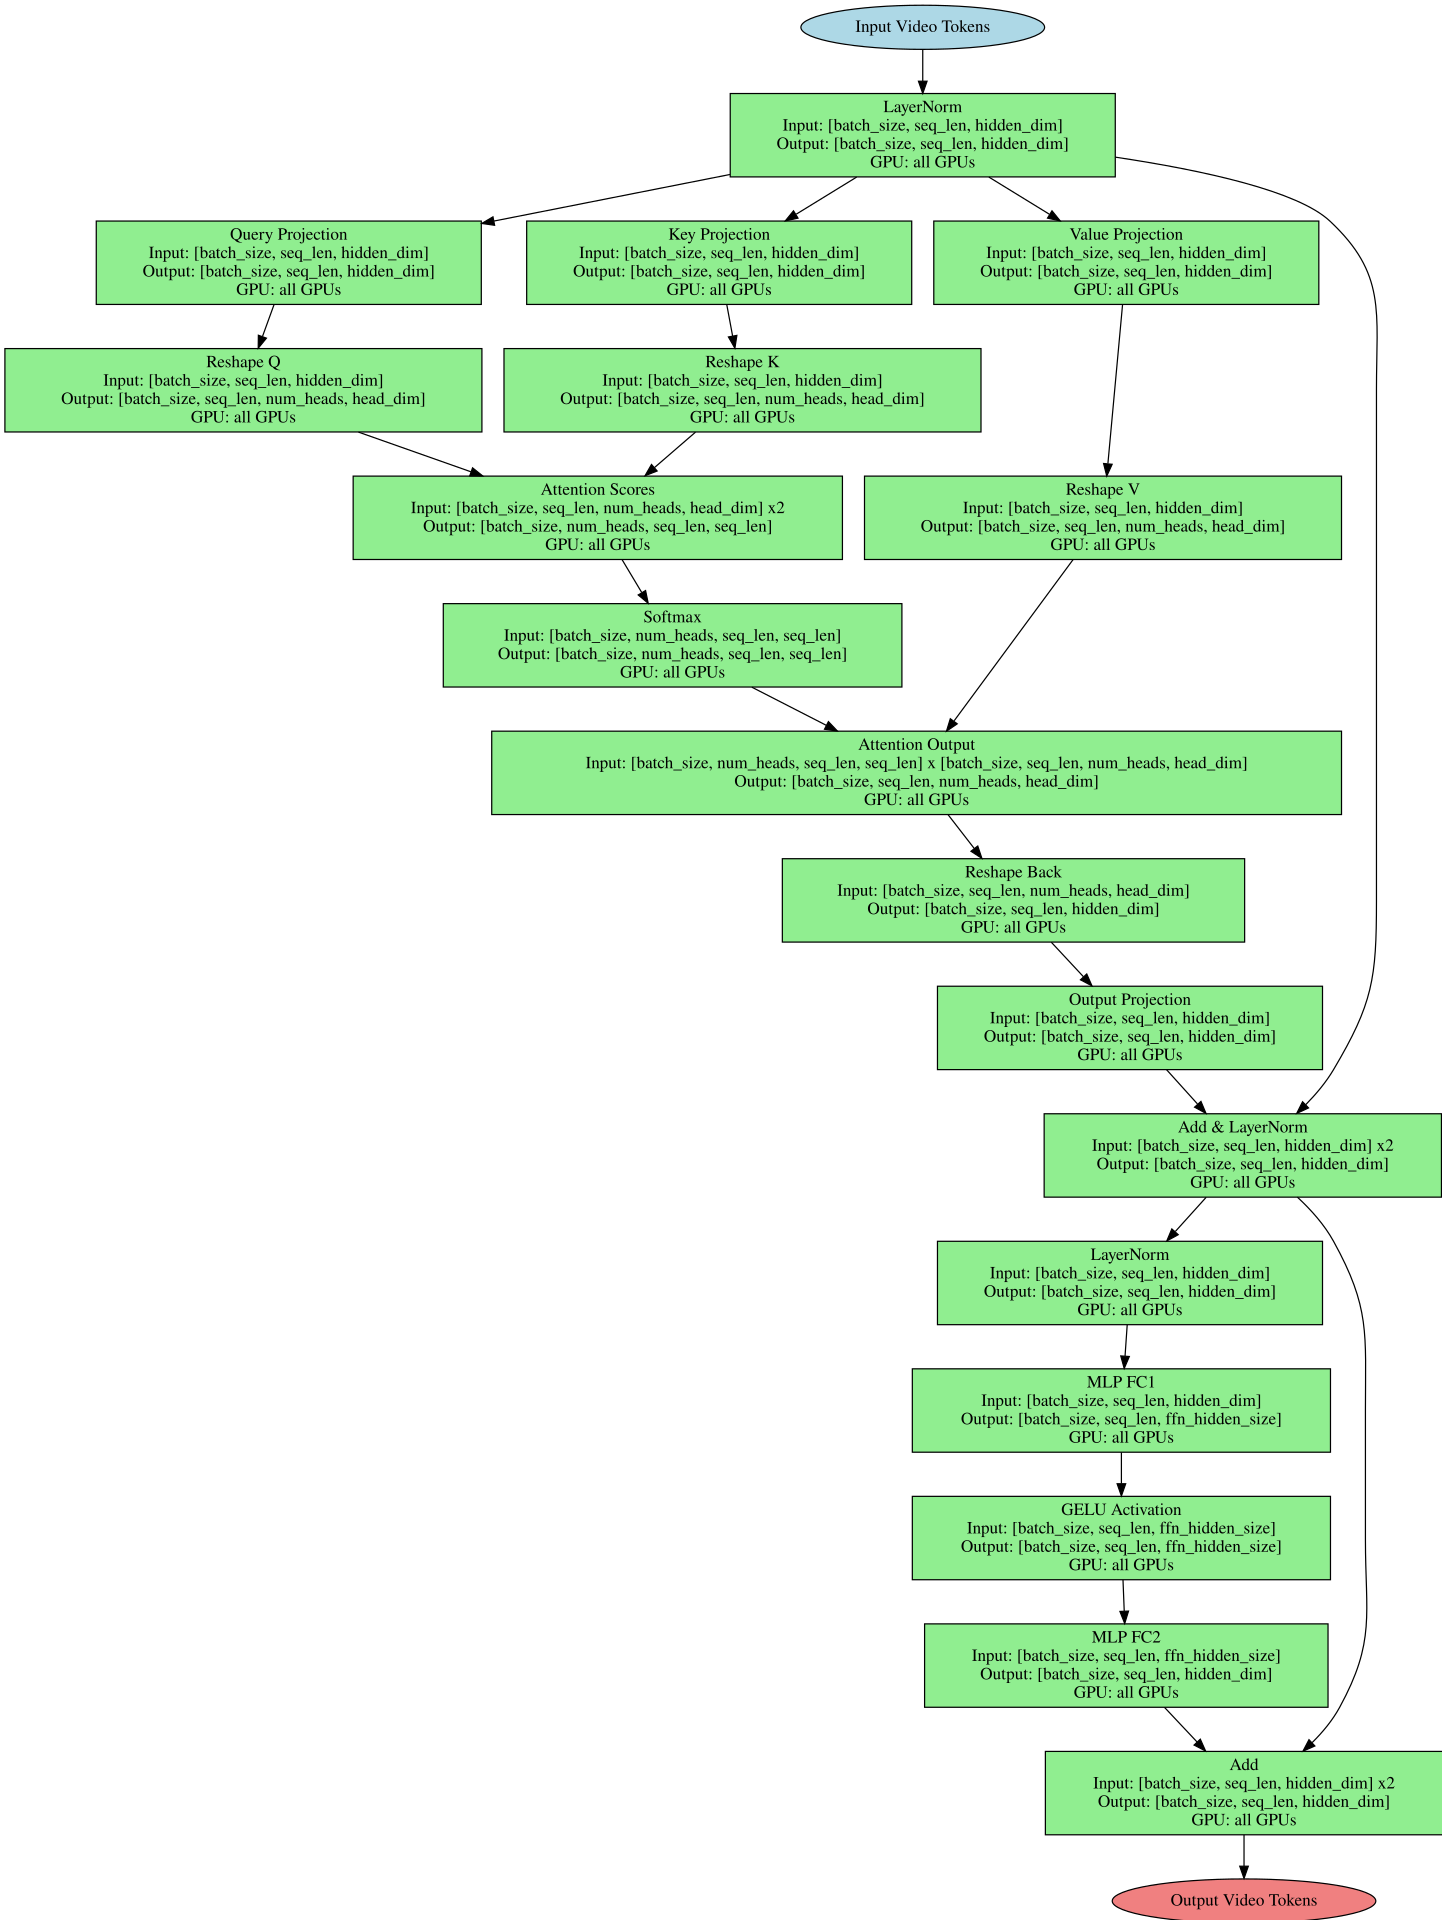

Python code for this plot:
import graphviz

# Create full attention DAG
dot = graphviz.Digraph('Full_Attention_DAG', format='svg')
dot.attr(rankdir='TB', size='20,20')

# Input layer
dot.node('input', 'Input Video Tokens', shape='ellipse', style='filled', fillcolor='lightblue')
dot.attr('node', shape='rectangle', style='filled', fillcolor='lightgreen')

# Layer normalization
dot.node('ln1', 'LayerNorm\nInput: [batch_size, seq_len, hidden_dim]\nOutput: [batch_size, seq_len, hidden_dim]\nGPU: all GPUs')

# Multi-Head Attention - Full (no sparsity)
dot.node('q_proj', 'Query Projection\nInput: [batch_size, seq_len, hidden_dim]\nOutput: [batch_size, seq_len, hidden_dim]\nGPU: all GPUs')
dot.node('k_proj', 'Key Projection\nInput: [batch_size, seq_len, hidden_dim]\nOutput: [batch_size, seq_len, hidden_dim]\nGPU: all GPUs')
dot.node('v_proj', 'Value Projection\nInput: [batch_size, seq_len, hidden_dim]\nOutput: [batch_size, seq_len, hidden_dim]\nGPU: all GPUs')

dot.node('reshape_q', 'Reshape Q\nInput: [batch_size, seq_len, hidden_dim]\nOutput: [batch_size, seq_len, num_heads, head_dim]\nGPU: all GPUs')
dot.node('reshape_k', 'Reshape K\nInput: [batch_size, seq_len, hidden_dim]\nOutput: [batch_size, seq_len, num_heads, head_dim]\nGPU: all GPUs')
dot.node('reshape_v', 'Reshape V\nInput: [batch_size, seq_len, hidden_dim]\nOutput: [batch_size, seq_len, num_heads, head_dim]\nGPU: all GPUs')

dot.node('attn_scores', 'Attention Scores\nInput: [batch_size, seq_len, num_heads, head_dim] x2\nOutput: [batch_size, num_heads, seq_len, seq_len]\nGPU: all GPUs')

dot.node('attn_weights', 'Softmax\nInput: [batch_size, num_heads, seq_len, seq_len]\nOutput: [batch_size, num_heads, seq_len, seq_len]\nGPU: all GPUs')

dot.node('attn_output', 'Attention Output\nInput: [batch_size, num_heads, seq_len, seq_len] x [batch_size, seq_len, num_heads, head_dim]\nOutput: [batch_size, seq_len, num_heads, head_dim]\nGPU: all GPUs')

dot.node('reshape_back', 'Reshape Back\nInput: [batch_size, seq_len, num_heads, head_dim]\nOutput: [batch_size, seq_len, hidden_dim]\nGPU: all GPUs')

dot.node('out_proj', 'Output Projection\nInput: [batch_size, seq_len, hidden_dim]\nOutput: [batch_size, seq_len, hidden_dim]\nGPU: all GPUs')

# Residual connection
dot.node('residual1', 'Add & LayerNorm\nInput: [batch_size, seq_len, hidden_dim] x2\nOutput: [batch_size, seq_len, hidden_dim]\nGPU: all GPUs')

# MLP Block
dot.node('mlp_ln', 'LayerNorm\nInput: [batch_size, seq_len, hidden_dim]\nOutput: [batch_size, seq_len, hidden_dim]\nGPU: all GPUs')

dot.node('mlp_fc1', 'MLP FC1\nInput: [batch_size, seq_len, hidden_dim]\nOutput: [batch_size, seq_len, ffn_hidden_size]\nGPU: all GPUs')

dot.node('mlp_gelu', 'GELU Activation\nInput: [batch_size, seq_len, ffn_hidden_size]\nOutput: [batch_size, seq_len, ffn_hidden_size]\nGPU: all GPUs')

dot.node('mlp_fc2', 'MLP FC2\nInput: [batch_size, seq_len, ffn_hidden_size]\nOutput: [batch_size, seq_len, hidden_dim]\nGPU: all GPUs')

# Final residual connection
dot.node('residual2', 'Add\nInput: [batch_size, seq_len, hidden_dim] x2\nOutput: [batch_size, seq_len, hidden_dim]\nGPU: all GPUs')

# Output
dot.node('output', 'Output Video Tokens', shape='ellipse', style='filled', fillcolor='lightcoral')

# Connect the nodes
dot.edge('input', 'ln1')
dot.edge('ln1', 'q_proj')
dot.edge('ln1', 'k_proj')
dot.edge('ln1', 'v_proj')

dot.edge('q_proj', 'reshape_q')
dot.edge('k_proj', 'reshape_k')
dot.edge('v_proj', 'reshape_v')

dot.edge('reshape_q', 'attn_scores')
dot.edge('reshape_k', 'attn_scores')

dot.edge('attn_scores', 'attn_weights')
dot.edge('attn_weights', 'attn_output')
dot.edge('reshape_v', 'attn_output')

dot.edge('attn_output', 'reshape_back')
dot.edge('reshape_back', 'out_proj')

dot.edge('ln1', 'residual1')
dot.edge('out_proj', 'residual1')

dot.edge('residual1', 'mlp_ln')
dot.edge('mlp_ln', 'mlp_fc1')
dot.edge('mlp_fc1', 'mlp_gelu')
dot.edge('mlp_gelu', 'mlp_fc2')

dot.edge('residual1', 'residual2')
dot.edge('mlp_fc2', 'residual2')

dot.edge('residual2', 'output')

# Save the DAG
dot.render('/home/wzc/data/file-share/logs/2025-10-13-12-42-23/full_attention_dag', format='svg', cleanup=False)
dot.save('/home/wzc/data/file-share/logs/2025-10-13-12-42-23/full_attention_dag.dot')

print("Full Attention DAG saved to /home/wzc/data/file-share/logs/2025-10-13-12-42-23/full_attention_dag.svg")
print("Full Attention DOT saved to /home/wzc/data/file-share/logs/2025-10-13-12-42-23/full_attention_dag.dot")
